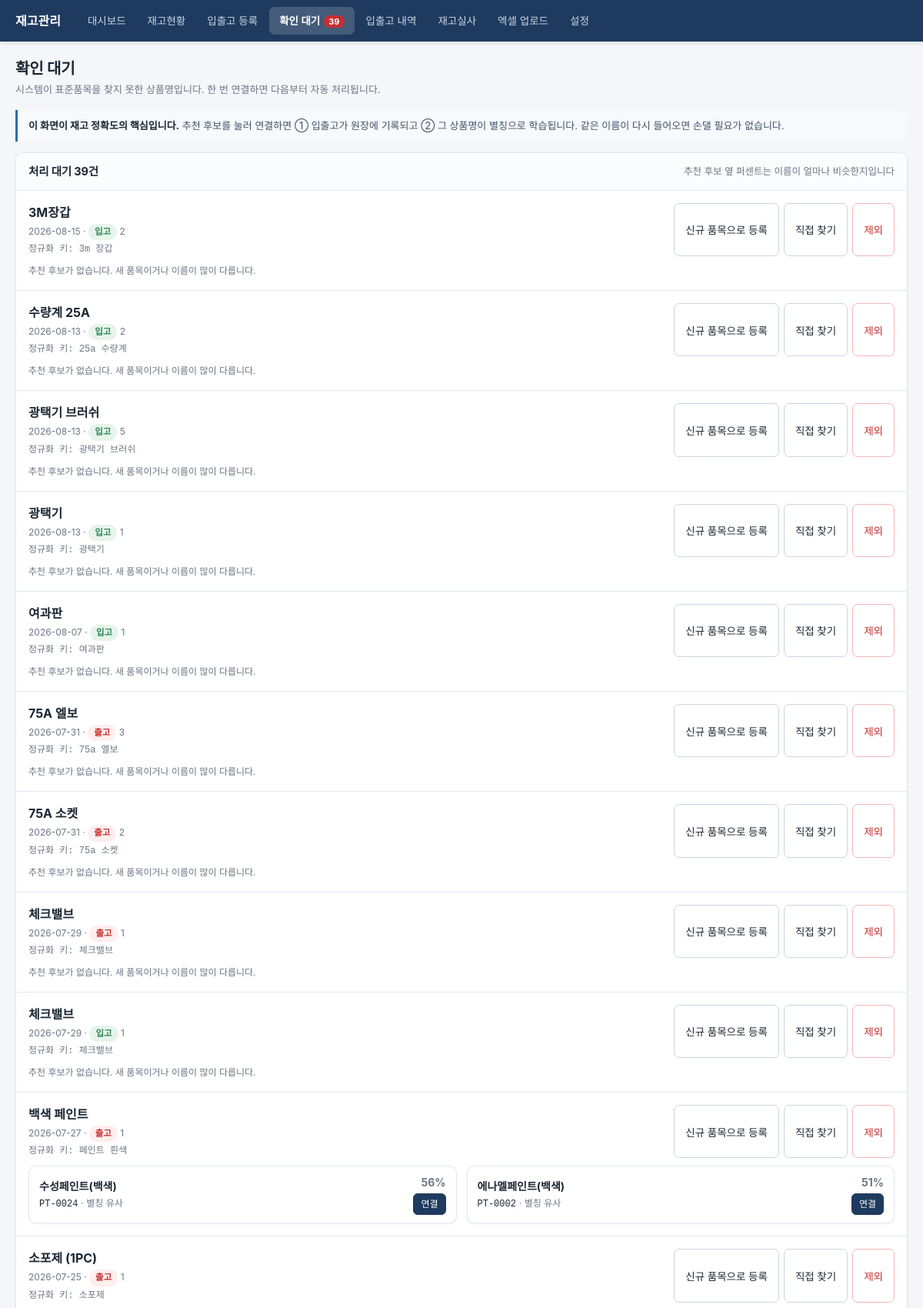
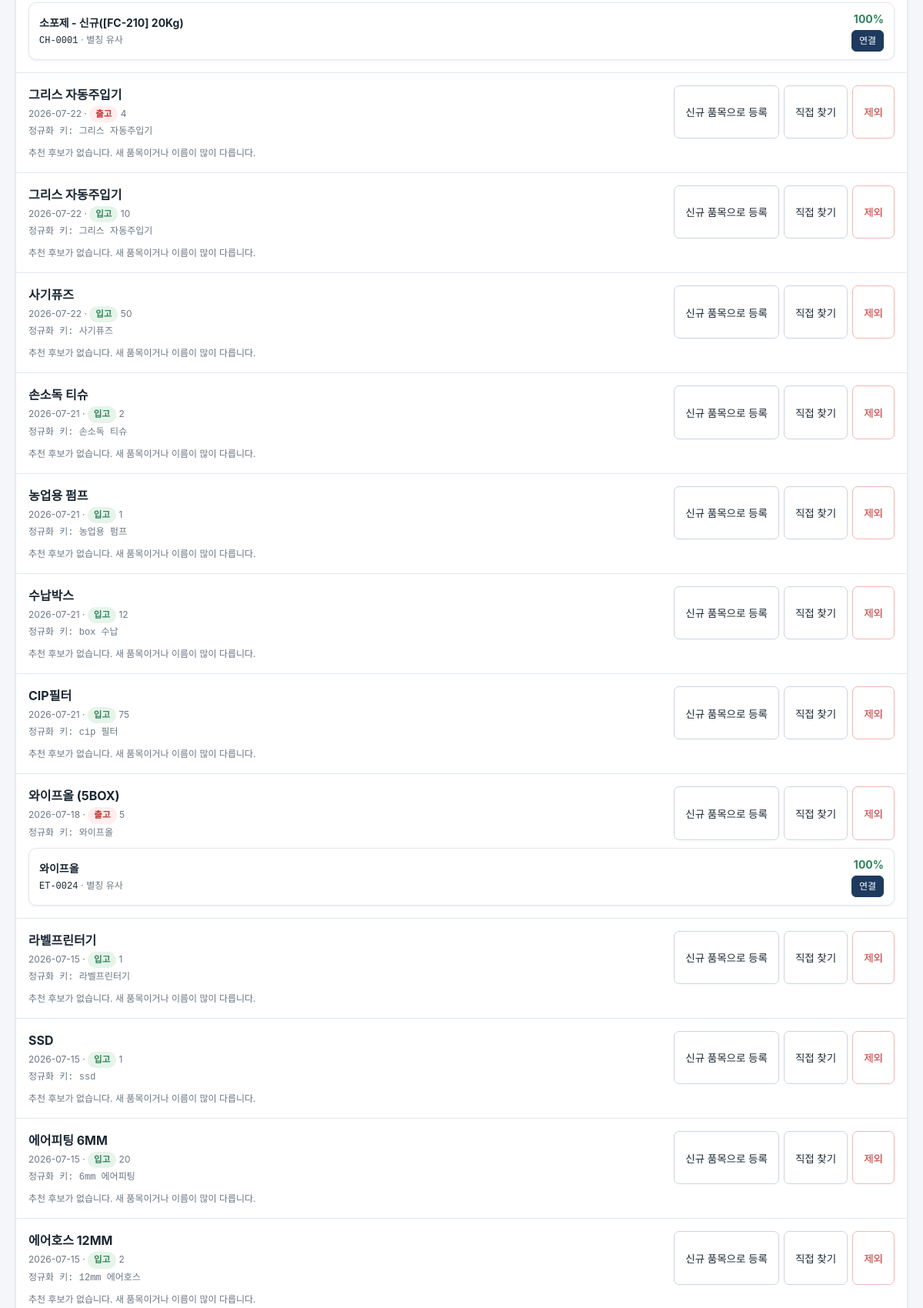
Page /pending (upper part) on the committed database (2 pictures, top to bottom).
### tables this page shows
CREATE TABLE pending_names (
    id           INTEGER PRIMARY KEY AUTOINCREMENT,
    raw_name     TEXT    NOT NULL,
    norm_name    TEXT    NOT NULL,
    qty          REAL    NOT NULL DEFAULT 0,
    unit_cost    REAL    NOT NULL DEFAULT 0,
    txn_date     TEXT    NOT NULL,
    txn_type     TEXT    NOT NULL DEFAULT 'IN',
    partner      TEXT    NOT NULL DEFAULT '',
    doc_no       TEXT    NOT NULL DEFAULT '',
    batch_id     TEXT    NOT NULL DEFAULT '',
    candidates   TEXT    NOT NULL DEFAULT '[]',      -- JSON: 유사도 후보 목록
    status       TEXT    NOT NULL DEFAULT 'open',    -- open | resolved | discarded
    resolved_item_id INTEGER REFERENCES items(id) ON DELETE SET NULL,
    created_at   TEXT    NOT NULL DEFAULT (datetime('now','localtime'))
);

CREATE TABLE items (
    id              INTEGER PRIMARY KEY AUTOINCREMENT,
    code            TEXT    NOT NULL UNIQUE,      -- 사내 품목코드 (기존 체계 그대로)
    name            TEXT    NOT NULL,             -- 표준품목명
    spec            TEXT    NOT NULL DEFAULT '',  -- 규격 / 색상
    unit            TEXT    NOT NULL DEFAULT 'EA',
    category        TEXT    NOT NULL DEFAULT '',
    barcode         TEXT,
    internal_code   TEXT,                         -- 사내 품목코드 (구매 시스템 10자리 등)
    pack_unit       TEXT    NOT NULL DEFAULT '',  -- 포장단위 (BAG/BOX/PAIL…)
    pack_size       REAL    NOT NULL DEFAULT 0,   -- 1포장 = pack_size × unit  (0이면 환산 안 함)
    location        TEXT    NOT NULL DEFAULT '',  -- 보관위치
    reorder_point   REAL    NOT NULL DEFAULT 0,   -- 재고기준: 이 수량 이하면 경고
    reorder_qty     REAL    NOT NULL DEFAULT 0,   -- 권장 발주량
    unit_cost       REAL    NOT NULL DEFAULT 0,
    active          INTEGER NOT NULL DEFAULT 1,
    memo            TEXT    NOT NULL DEFAULT '',
    created_at      TEXT    NOT NULL DEFAULT (datetime('now','localtime')),
    updated_at      TEXT    NOT NULL DEFAULT (datetime('now','localtime'))
);

### app/web/routes.py (the view)
    @bp.route("/pending")
    def pending():
        return render_template("pending.html", active="pending",
                               rows=models.list_pending(),
                               resolved=models.list_pending("resolved")[:20],
                               categories=models.categories(),
                               cat_table=coding.category_table())

### app/coding.py (called while the page is built, shortened)
def _norm(name: str) -> str:
    return re.sub(r"\s+", "", (name or "")).lower()

def used_prefixes() -> dict[str, str]:
    out: dict[str, str] = {}
    for r in db.query(
        """SELECT category, substr(code, 1, 2) AS pre, COUNT(*) n
             FROM items
            WHERE code LIKE '__-____' AND category <> ''
            GROUP BY category, pre ORDER BY n DESC"""
    ):
        out.setdefault(_norm(r["category"]), r["pre"])
    return out

def prefix_for(category: str) -> str:
    key = _norm(category)
    if not key:
        return FALLBACK_PREFIX
    inuse = used_prefixes()
    if key in inuse:
        return inuse[key]

def next_code(category: str = "") -> str:
    pre = prefix_for(category)
    rows = db.query(
        "SELECT code FROM items WHERE code LIKE ? ORDER BY code", (pre + "-%",))
    used = set()
    for r in rows:
        m = CODE_RE.match(r["code"])
        if m and m.group(1) == pre:
            used.add(int(m.group(2)))
    n = 1
    while n in used:
        n += 1
    return f"{pre}-{n:04d}"

### app/db.py (called while the page is built)
def _connect(path: Path | None = None) -> sqlite3.Connection:
    path = path or config.DB_PATH
    path.parent.mkdir(parents=True, exist_ok=True)
    conn = sqlite3.connect(path, timeout=30, isolation_level=None)
    conn.row_factory = sqlite3.Row
    conn.execute("PRAGMA foreign_keys = ON")
    conn.execute("PRAGMA journal_mode = WAL")
    conn.execute("PRAGMA synchronous = NORMAL")
    return conn

@contextmanager
def get_conn(path: Path | None = None) -> Iterator[sqlite3.Connection]:
    if not _initialised:
        init_db(path)
    conn = _connect(path)
    try:
        yield conn
    finally:
        conn.close()

def query(sql: str, params: Iterable[Any] = ()) -> list[sqlite3.Row]:
    with get_conn() as conn:
        return conn.execute(sql, tuple(params)).fetchall()

def query_one(sql: str, params: Iterable[Any] = ()) -> sqlite3.Row | None:
    with get_conn() as conn:
        return conn.execute(sql, tuple(params)).fetchone()

def scalar(sql: str, params: Iterable[Any] = (), default: Any = None) -> Any:
    row = query_one(sql, params)
    if row is None:
        return default
    value = row[0]
    return default if value is None else value

def get_setting(key: str, default: str = "") -> str:
    row = query_one("SELECT value FROM settings WHERE key = ?", (key,))
    return row["value"] if row else config.DEFAULT_SETTINGS.get(key, default)

### app/web/templates/pending.html (shortened to what this page needs)
{% extends "base.html" %}
{% block body %}
<div class="page-head">
  <div><h1>확인 대기</h1>
    <div class="sub">시스템이 표준품목을 찾지 못한 상품명입니다. 한 번 연결하면 다음부터 자동 처리됩니다.</div></div>
</div>
{% if rows %}
<div class="help">
  <b>이 화면이 재고 정확도의 핵심입니다.</b>
  추천 후보를 눌러 연결하면 ① 입출고가 원장에 기록되고 ② 그 상품명이 별칭으로 학습됩니다.
  같은 이름이 다시 들어오면 손댈 필요가 없습니다.
</div>
<div class="panel">
  <div class="panel-hd"><h2>처리 대기 {{ rows|length }}건</h2>
    <span class="hint">추천 후보 옆 퍼센트는 이름이 얼마나 비슷한지입니다</span></div>
  <div class="panel-bd flush">
    {% for p in rows %}
    <div class="panel-bd" style="border-bottom:1px solid var(--line)" id="pend{{ p.id }}">
      <div style="display:flex;justify-content:space-between;gap:14px;flex-wrap:wrap;margin-bottom:10px">
        <div>
          <div class="big bold">{{ p.raw_name }}</div>
          <div class="muted small" style="margin-top:3px">
            {{ p.txn_date }} ·
            <span class="tag {{ 'in' if p.txn_type=='IN' else 'outq' }}">{{ p.txn_type|txnkind }}</span>
            {{ p.qty|number }}
          </div>
          <div class="muted small mono" style="margin-top:3px">정규화 키: {{ p.norm_name }}</div>
        </div>
        <div class="btn-group">
          <button class="btn" data-act="new" data-pid="{{ p.id }}"
                  data-name="{{ p.raw_name }}">신규 품목으로 등록</button>
          <button class="btn" data-act="find" data-pid="{{ p.id }}">직접 찾기</button>
          <button class="btn danger" data-act="discard" data-pid="{{ p.id }}">제외</button>
        </div>
      </div>
      {% if p.candidates %}
      <div class="grid g2">
        {% for c in p.candidates %}
        <div class="card" style="padding:10px 13px;cursor:pointer"
             data-act="resolve" data-pid="{{ p.id }}" data-item="{{ c.item_id }}">
          <div style="display:flex;justify-content:space-between;align-items:center;gap:10px">
            <div>
              <b>{{ c.name }}</b> <br>
              <span class="mono small">{{ c.code }}</span>
              <span class="muted small">· {{ {'alias':'별칭 유사','name':'품목명 유사','code':'코드 일치'}.get(c.via, c.via) }}</span>
            </div>
            <div class="nowrap" style="text-align:right">
              <div class="bold" style="color:{{ 'var(--ok)' if c.score>=0.8 else ('var(--low)' if c.score>=0.6 else 'var(--muted)') }}">
                {{ '%.0f'|format(c.score*100) }}%</div>
              <div class="btn sm primary" style="margin-top:4px">연결</div>
            </div>
          </div>
        </div>
        {% endfor %}
      </div>
      {% else %}
      <div class="muted small">추천 후보가 없습니다. 새 품목이거나 이름이 많이 다릅니다.</div>
      {% endif %}
    </div>
    {% endfor %}
  </div>
</div>
{% endif %}
{% endblock %}

### app/web/static/app.css (style rules this page uses)
*,*::before,*::after { box-sizing:border-box }
:root { --bg:#f4f6f9; --panel:#fff; --ink:#1b2733; --muted:#6b7684; --line:#e2e8f0; --brand:#1f3a5f; --brand-2:#2c5282; --accent:#2b6cb0; --ok:#2f855a; --ok-bg:#e6f4ea; --low:#b7791f; --low-bg:#fffbeb; --out:#c53030; --out-bg:#fff5f5; --shadow:0 1px 3px rgba(16,24,40,.08); --radius:10px; }
html,body { margin:0;padding:0 }
body { background:var(--bg); color:var(--ink); font-size:14px; line-height:1.5; font-family:"Malgun Gothic","맑은 고딕","Apple SD Gothic Neo","Noto Sans KR", -apple-system,BlinkMacSystemFont,"Segoe UI",sans-serif; -webkit-font-smoothing:antialiased; }
h1,h2,h3 { margin:0;font-weight:700;letter-spacing:-.01em }
.page-head { display:flex;align-items:center;justify-content:space-between;gap:14px; margin-bottom:16px;flex-wrap:wrap }
.page-head h1 { font-size:20px }
.page-head .sub { color:var(--muted);font-size:13px;margin-top:3px }
.panel { background:var(--panel);border:1px solid var(--line);border-radius:var(--radius); box-shadow:var(--shadow);margin-bottom:16px;overflow:hidden }
.panel-hd { padding:13px 16px;border-bottom:1px solid var(--line);display:flex; align-items:center;justify-content:space-between;gap:10px;flex-wrap:wrap;background:#fbfcfe }
.panel-hd h2 { font-size:14.5px }
.panel-hd .hint { color:var(--muted);font-size:12.5px;font-weight:400 }
.panel-bd { padding:16px }
.panel-bd.flush { padding:0 }
.card { background:var(--panel);border:1px solid var(--line);border-radius:var(--radius); padding:14px 16px;box-shadow:var(--shadow);display:block;color:inherit }
.nowrap { white-space:nowrap }
.mono { font-family:Consolas,"D2Coding",Menlo,monospace;font-size:12.5px }
.tag { display:inline-block;padding:2px 8px;border-radius:11px;font-size:11.5px;font-weight:600;white-space:nowrap }
.tag.in { background:#e6f4ea;color:var(--ok) }
.tag.outq { background:#fee;color:var(--out) }
.grid { display:grid;gap:13px }
.grid.g2 { grid-template-columns:repeat(auto-fit,minmax(200px,1fr)) }
.btn { display:inline-flex;align-items:center;gap:6px;padding:8px 14px;border-radius:7px; border:1px solid #cbd5e0;background:#fff;color:var(--ink);font-size:13.5px;cursor:pointer; font-family:inherit;font-weight:500;white-space:nowrap;text-decoration:none }
.btn.primary { background:var(--brand);border-color:var(--brand);color:#fff }
.btn.danger { background:#fff;border-color:#f5b5b5;color:var(--out) }
.btn.sm { padding:4px 9px;font-size:12px;border-radius:6px }
.btn-group { display:flex;gap:6px;flex-wrap:wrap }
.muted { color:var(--muted) }
.small { font-size:12px }
.big { font-size:16px }
.bold { font-weight:700 }
.help { background:#f7f9fc;border-left:3px solid var(--accent);padding:11px 14px; border-radius:0 7px 7px 0;font-size:13px;color:#42546b;margin-bottom:14px }
.help b { color:var(--ink) }

### rows in the picture
pending_names: raw_name "3M장갑", txn_date "2026-08-15", txn_type|txnkind "입고", qty|number "2", norm_name "3m 장갑", shows "추천 후보가 없습니다. 새 품목이거나 이름이 많이 다릅니다."
pending_names: raw_name "수량계 25A", txn_date "2026-08-13", txn_type|txnkind "입고", qty|number "2", norm_name "25a 수량계", shows "추천 후보가 없습니다. 새 품목이거나 이름이 많이 다릅니다."
pending_names: raw_name "광택기 브러쉬", txn_date "2026-08-13", txn_type|txnkind "입고", qty|number "5", norm_name "광택기 브러쉬", shows "추천 후보가 없습니다. 새 품목이거나 이름이 많이 다릅니다."
pending_names: raw_name "광택기", txn_date "2026-08-13", txn_type|txnkind "입고", qty|number "1", norm_name "광택기", shows "추천 후보가 없습니다. 새 품목이거나 이름이 많이 다릅니다."
pending_names: raw_name "여과판", txn_date "2026-08-07", txn_type|txnkind "입고", qty|number "1", norm_name "여과판", shows "추천 후보가 없습니다. 새 품목이거나 이름이 많이 다릅니다."
pending_names: raw_name "75A 엘보", txn_date "2026-07-31", txn_type|txnkind "출고", qty|number "3", norm_name "75a 엘보", shows "추천 후보가 없습니다. 새 품목이거나 이름이 많이 다릅니다."
pending_names: raw_name "75A 소켓", txn_date "2026-07-31", txn_type|txnkind "출고", qty|number "2", norm_name "75a 소켓", shows "추천 후보가 없습니다. 새 품목이거나 이름이 많이 다릅니다."
pending_names: raw_name "체크밸브", txn_date "2026-07-29", txn_type|txnkind "출고", qty|number "1", norm_name "체크밸브", shows "추천 후보가 없습니다. 새 품목이거나 이름이 많이 다릅니다."
pending_names: raw_name "체크밸브", txn_date "2026-07-29", txn_type|txnkind "입고", qty|number "1", norm_name "체크밸브", shows "추천 후보가 없습니다. 새 품목이거나 이름이 많이 다릅니다."
pending_names: raw_name "백색 페인트", txn_date "2026-07-27", txn_type|txnkind "출고", qty|number "1", norm_name "페인트 흰색"
items: name "수성페인트(백색)", code "PT-0024", via "별칭 유사", score "56"
items: name "에나멜페인트(백색)", code "PT-0002", via "별칭 유사", score "51"
pending_names: raw_name "소포제 (1PC)", txn_date "2026-07-25", txn_type|txnkind "출고", qty|number "1", norm_name "소포제"
items: name "소포제 - 신규([FC-210] 20Kg)", code "CH-0001", via "별칭 유사", score "100"
pending_names: raw_name "그리스 자동주입기", txn_date "2026-07-22", txn_type|txnkind "출고", qty|number "4", norm_name "그리스 자동주입기", shows "추천 후보가 없습니다. 새 품목이거나 이름이 많이 다릅니다."
pending_names: raw_name "그리스 자동주입기", txn_date "2026-07-22", txn_type|txnkind "입고", qty|number "10", norm_name "그리스 자동주입기", shows "추천 후보가 없습니다. 새 품목이거나 이름이 많이 다릅니다."
pending_names: raw_name "사기퓨즈", txn_date "2026-07-22", txn_type|txnkind "입고", qty|number "50", norm_name "사기퓨즈", shows "추천 후보가 없습니다. 새 품목이거나 이름이 많이 다릅니다."
pending_names: raw_name "손소독 티슈", txn_date "2026-07-21", txn_type|txnkind "입고", qty|number "2", norm_name "손소독 티슈", shows "추천 후보가 없습니다. 새 품목이거나 이름이 많이 다릅니다."
pending_names: raw_name "농업용 펌프", txn_date "2026-07-21", txn_type|txnkind "입고", qty|number "1", norm_name "농업용 펌프", shows "추천 후보가 없습니다. 새 품목이거나 이름이 많이 다릅니다."
pending_names: raw_name "수납박스", txn_date "2026-07-21", txn_type|txnkind "입고", qty|number "12", norm_name "box 수납", shows "추천 후보가 없습니다. 새 품목이거나 이름이 많이 다릅니다."
pending_names: raw_name "CIP필터", txn_date "2026-07-21", txn_type|txnkind "입고", qty|number "75", norm_name "cip 필터", shows "추천 후보가 없습니다. 새 품목이거나 이름이 많이 다릅니다."
pending_names: raw_name "와이프올 (5BOX)", txn_date "2026-07-18", txn_type|txnkind "출고", qty|number "5", norm_name "와이프올"
items: name "와이프올", code "ET-0024", via "별칭 유사", score "100"
pending_names: raw_name "라벨프린터기", txn_date "2026-07-15", txn_type|txnkind "입고", qty|number "1", norm_name "라벨프린터기", shows "추천 후보가 없습니다. 새 품목이거나 이름이 많이 다릅니다."
pending_names: raw_name "SSD", txn_date "2026-07-15", txn_type|txnkind "입고", qty|number "1", norm_name "ssd", shows "추천 후보가 없습니다. 새 품목이거나 이름이 많이 다릅니다."
pending_names: raw_name "에어피팅 6MM", txn_date "2026-07-15", txn_type|txnkind "입고", qty|number "20", norm_name "6mm 에어피팅", shows "추천 후보가 없습니다. 새 품목이거나 이름이 많이 다릅니다."
pending_names: raw_name "에어호스 12MM", txn_date "2026-07-15", txn_type|txnkind "입고", qty|number "2", norm_name "12mm 에어호스", shows "추천 후보가 없습니다. 새 품목이거나 이름이 많이 다릅니다."

### other values in the picture
{{ nav_pending }} "39"
{{ rows|length }} "39"
